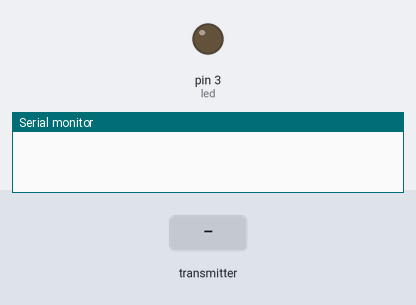
Recording of a sketch running on a simulated Arduino Uno, built with avr-gcc and run on an emulated ATmega328P. Parts: output pins drawn as LEDs (lit = HIGH), the last lines printed to the serial monitor. Dashed ring = blinking. Inputs (shaded band) come from the test bench. No radio packets arrive unless stated.

Above: at 1.2 s.
1.3 s: the transmitter starts sending data = 0
At 1.48 s:
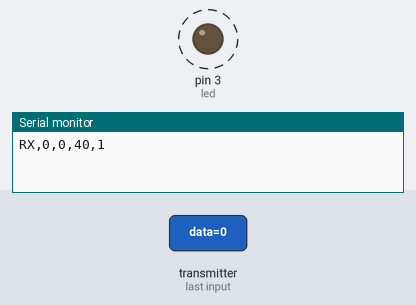
4.3 s: the transmitter starts sending data = 256
Timing chart, 0 to 13.3 s (numbered marks = the images above; inputs shaded):
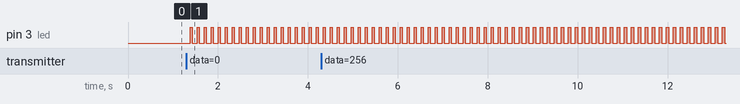

The sketch:

Receiver.ino
```cpp
#include <SPI.h>
#include <nRF24L01.h>
#include <RF24.h>

RF24 radio(9, 10);

// Use proper 5-byte address
const byte address[6] = "00001";

// Channels for FHSS
int channels[] = {10, 40, 70, 100};
int i = 0;

int data = 0;
int packetID = 0;

int led = 3;

void setup() {
  Serial.begin(9600);
  pinMode(led, OUTPUT);

  if (!radio.begin()) {
    Serial.println("ERROR: NRF24L01 not detected!");
    while (1);
  }

  radio.openReadingPipe(0, address);
  radio.setPALevel(RF24_PA_LOW);
  radio.setDataRate(RF24_1MBPS);

  radio.startListening();
}

void loop() {

  // Stop listening before changing channel
  radio.stopListening();

  radio.setChannel(channels[i]);

  // Restart listening after channel change
  radio.startListening();

  delay(5);  // Small delay for stability

  if (radio.available()) {
    radio.read(&data, sizeof(data));

    digitalWrite(led, HIGH);

    Serial.print("RX,");
    Serial.print(packetID);
    Serial.print(",");
    Serial.print(data);
    Serial.print(",");
    Serial.print(channels[i]);
    Serial.print(",");
    Serial.println(1);

    packetID++;

    delay(50);  // LED visible blink
    digitalWrite(led, LOW);
  }

  // Move to next channel
  i = (i + 1) % 4;

  delay(100);  // Channel hopping delay
}
```

Measured:
- after the input at 1.3 s, pin 3 (led): alternates HIGH for 0.05 s and LOW for 0.11 s, starting after 0.08 s
